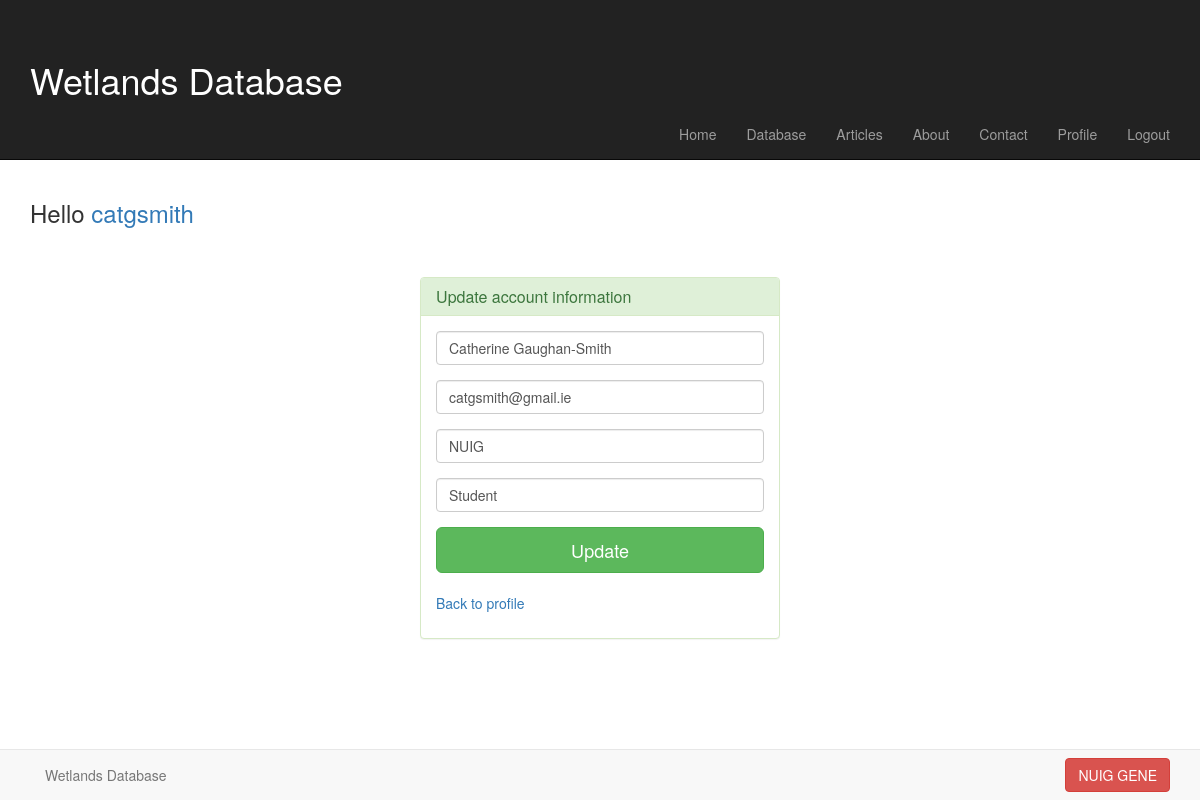
The app's page /update.php (signed in) with its own data.
### tables this page shows
CREATE TABLE IF NOT EXISTS `users` (
  `id` int(11) NOT NULL AUTO_INCREMENT,
  `username` varchar(20) NOT NULL,
  `password` varchar(64) NOT NULL,
  `salt` varbinary(32) NOT NULL DEFAULT '0',
  `email` varchar(100) NOT NULL,
  `name` varchar(50) NOT NULL,
  `company` varchar(32) NOT NULL,
  `job_title` varchar(32) NOT NULL,
  `joined` datetime NOT NULL,
  `group` int(11) NOT NULL,
  PRIMARY KEY (`id`),
  UNIQUE KEY `username` (`username`),
  UNIQUE KEY `email` (`email`),
  KEY `group` (`group`)
);

### classes/Config.php (called while the page is built)
<?php
class Config {
	public static function get($path = null) {
		if($path) {
			$config = $GLOBALS['config'];
			$path = explode('/', $path);
			foreach($path as $bit) {
				if(isset($config[$bit])) {
					$config = $config[$bit];
				}
			}
			return $config;
		}
		return false;
	}
}

### classes/DB.php (called while the page is built, shortened)
<?php
class DB {
	public static $instance = null;
	private 	$_pdo = null,
				$_query = null,
				$_error = false,
				$_results = null,
				$_count = 0,
				$_obj = true;
	private function __construct() {
		try {
			$this->_pdo = new PDO('mysql:host=' . Config::get('mysql/host') . ';dbname=' . Config::get('mysql/db'), Config::get('mysql/username'), Config::get('mysql/password'));
		} catch(PDOExeption $e) {
			die($e->getMessage());
		}
	}
	public static function getInstance() {
		if(!isset(self::$instance)) {
			self::$instance = new DB();
		}
		return self::$instance;
	}
	public function query($sql, $params = array()) {
		$this->_error = false;
		if($this->_query = $this->_pdo->prepare($sql)) {
			$x = 1;
			if(count($params)) {
				foreach($params as $param) {
					$this->_query->bindValue($x, $param);
					$x++;
				}
			}
			if($this->_query->execute()) {
				if($this->_obj) {
				  $this->_results = $this->_query->fetchAll(PDO::FETCH_OBJ);
				} else {
				  $this->_results = $this->_query->fetchAll(PDO::FETCH_ASSOC);
				}
				$this->_count = $this->_query->rowCount();
			} else {
				$this->_error = true;
			}
		}
		return $this;
	}
	public function get($table, $where, $obj = true) {
		$this->_obj = $obj;
		return $this->action('SELECT *', $table, $where);
	}
	public function action($action, $table, $where = array()) {
		if(count($where) === 3) {
			$operators = array('=', '>', '<', '>=', '<=');
			$field 		= $where[0];
			$operator 	= $where[1];
			$value 		= $where[2];
			if(in_array($operator, $operators)) {
				$sql = "{$action} FROM {$table} WHERE {$field} {$operator} ?";
				if(!$this->query($sql, array($value))->error()) {
					return $this;
				}
			}
			return false;
		}
	}
	public function first() {
		return $this->_results[0];
	}
	public function count() {
		return $this->_count;
	}
	public function error() {
		return $this->_error;
	}
}

### classes/User.php (called while the page is built, shortened)
<?php
class User {
	private $_db,
			$_sessionName = null,
			$_cookieName = null,
			$_data = array(),
			$_isLoggedIn = false;
	public function __construct($user = null) {
		$this->_db = DB::getInstance();
		$this->_sessionName = Config::get('session/session_name');
		if(Session::exists($this->_sessionName) && !$user) {
			$user = Session::get($this->_sessionName);
			if($this->find($user)) {
				$this->_isLoggedIn = true;
			} else {
				$this->logout();
			}
		} else {
			$this->find($user);
		}
	}
	public function find($user = null) {
		if($user) {
			$field = (is_numeric($user)) ? 'id' : 'username';
			$data = $this->_db->get('users', array($field, '=', $user));
			if($data->count()) {
				$this->_data = $data->first();
				return true;
			}
		}
		return false;
	}
	public function isLoggedIn() {
		return $this->_isLoggedIn;
	}
	public function data() {
		return $this->_data;
	}
}

### classes/Session.php (called while the page is built, shortened)
<?php
class Session {
	public static function exists($name) {
		return (isset($_SESSION[$name])) ? true : false;
	}
	public static function get($name) {
		return $_SESSION[$name];
	}
}

### functions/sanitize.php (called while the page is built)
<?php
function escape($string) {
	return htmlentities($string, ENT_QUOTES, 'UTF-8');
}

### update.php (the view, shortened to what this page needs)
<?php
include 'includes/overall/header.php';
$user = new User();
?>
<br><br>
<div class="container">
    <div class="row">
        <div class="col-md-4 col-md-offset-4">
            <div class="login-panel panel panel-success">
                <div class="panel-heading">
                    <h3 class="panel-title">Update account information</h3>
                </div>
                <div class="panel-body">
                    <form action="" method="post">
                        <fieldset>
							<div class="form-group">
								<input type="name" class="form-control" id="name" name="name" placeholder="Enter name" value="<?php echo escape($user->data()->name); ?>">
							</div>
							<div class="form-group">
								<input type="email" class="form-control" name="email" id="email" placeholder="Enter email" value="<?php echo escape($user->data()->email); ?>">
							</div>
							<div class="form-group">
								<input type="company" class="form-control" id="company" name="company" placeholder="Enter company name" value="<?php echo escape($user->data()->company); ?>">
							</div>
							<div class="form-group">
								<input type="job_title" class="form-control" name="job_title" id="job_title" placeholder="Enter job title" value="<?php echo escape($user->data()->job_title); ?>">
							</div>
							<button class="btn btn-lg btn-success btn-block" type="submit" value="Update">Update</button>
                        </fieldset>
                    </form>
					<div>
					<br><a href = "profile.php">Back to profile</a></p>
					</div>
                </div>
            </div>
        </div>
    </div>
</div>
<?php include 'includes/overall/footer.php'; ?>

### includes/header.php (shortened to what this page needs)
<?php
require_once 'core/init.php';
$isLoggedIn = false;
if(Session::exists(Config::get('session/session_name'))) {
	$user = new User();
	if($user->isLoggedIn()) {
		$isLoggedIn = true;
	}
}
?>
<header>
		<div class = "navbar navbar-inverse navbar-static-top">
			<div class = "container">
				<h1><br>Wetlands Database</h1>
				<div class = "collapse navbar-collapse navHeaderCollapse">
					<ul class = "nav navbar-nav navbar-right">
						<li><a href = "index.php">Home</a></li>
						<li><a href = "database.php">Database</a></li>
						<li><a href = "articles.php">Articles</a></li>
						<li><a href = "about.php">About</a></li>
						<li><a href = "contact.php">Contact</a></li>
						<li><a href = "profile.php">Profile</a></li>
						<?php if(!$isLoggedIn) { ?>
						<li><a href = "login.php">Login</a></li>
						<?php } else {?>
						<li><a href = "logout.php">Logout</a></li>
						<?php } ?>
					</ul>
				</div>
			</div>
		</div>
</header>
<?php if($isLoggedIn) { ?>	<div class="container"><h3>Hello <a href="#"><?php echo escape($user->data()->username); ?></a></h3></div><?php }?>

### css/styles.css (style rules this page uses)
h1 { color: white; }

### records on screen
users: username "catgsmith", name "Catherine Gaughan-Smith", email "catgsmith@gmail.ie", company "NUIG", job_title "Student"
